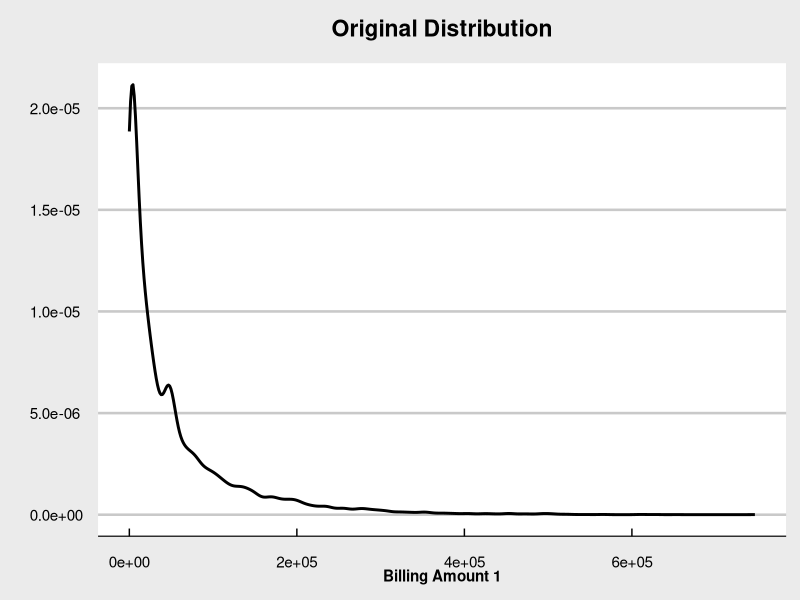
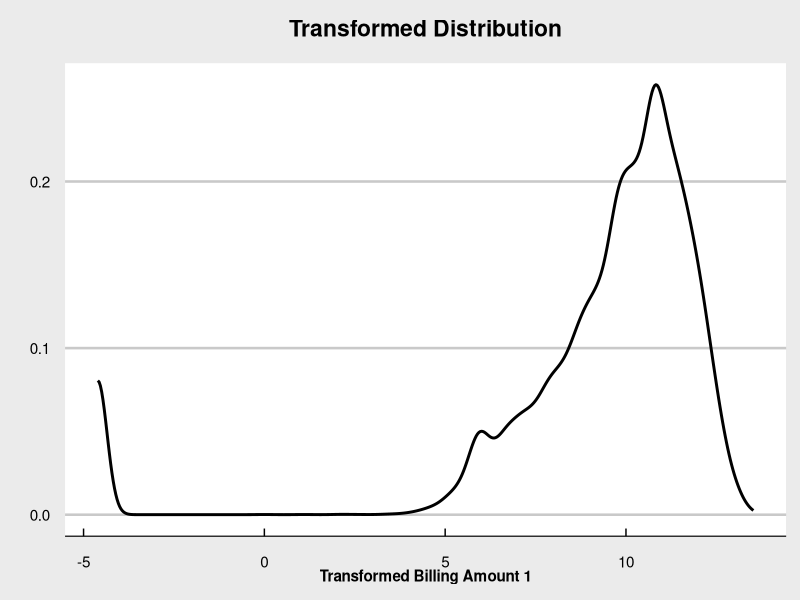
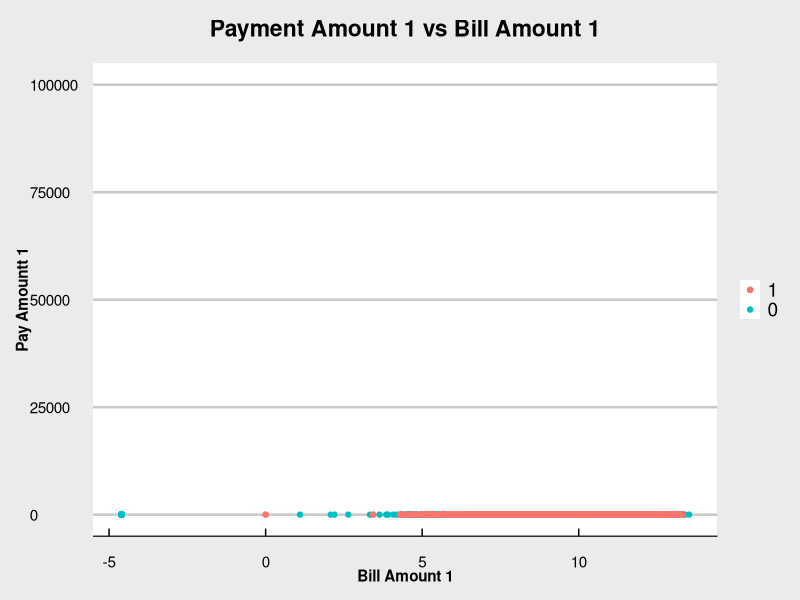
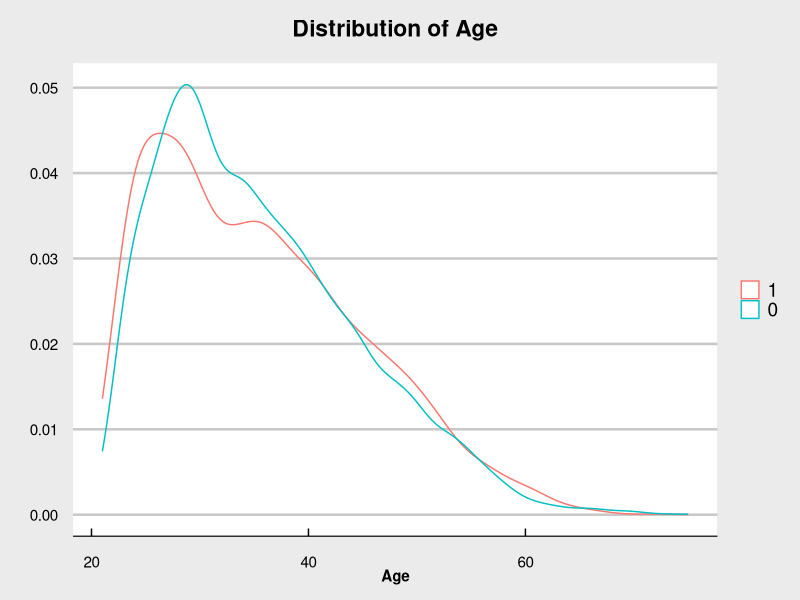

Recreate these plots in R, in order. (Note: this script raises an error after producing the figures.)
## ---- chunk 1
knitr::opts_chunk$set(echo = FALSE)
knitr::opts_chunk$set(fig.height = 3)
library(tidyverse)
library(ggthemes)
library(caret)
library(randomForest)
custom_theme <- theme_economist_white() +
  theme(axis.title.x = element_text(face = "bold"),
        axis.title.y = element_text(face = "bold"),
        plot.title = element_text(hjust = .5, vjust = .5))
set.seed(362)

log_loss <- function(t, pred) {
  pred <- ifelse(pred == 0, exp(-10), pred)
  pred <- ifelse(pred == 1, .99999999999, pred)
  t <- t %>% 
    mutate(default_num = as.numeric(as.character(default)))
  t %>%
    summarise(log_loss = -mean(default_num*log(pred) + (1-default_num)*log(1-pred)))
}
## ---- chunk 2
data_eda <- read_csv("Data/final_train.csv", col_types = "dfffdddddddddddddf") %>%
  mutate(log_limit_bal = log(limit_bal),
         log_age = log(age),
         log_bill_amt1 = ifelse(bill_amt1 > 0, log(bill_amt1), 
                                ifelse(bill_amt1 == 0, log(.01), -log(abs(bill_amt1)))),
         log_bill_amt2 = ifelse(bill_amt2 > 0, log(bill_amt2), 
                                ifelse(bill_amt2 == 0, log(.01), -log(abs(bill_amt2)))),
         log_bill_amt3 = ifelse(bill_amt3 > 0, log(bill_amt3), 
                                ifelse(bill_amt3 == 0, log(.01), -log(abs(bill_amt3)))),
         log_bill_amt4 = ifelse(bill_amt4 > 0, log(bill_amt4), 
                                ifelse(bill_amt4 == 0, log(.01), -log(abs(bill_amt4)))),
         log_bill_amt5 = ifelse(bill_amt5 > 0, log(bill_amt5), 
                                ifelse(bill_amt5 == 0, log(.01), -log(abs(bill_amt5)))),
         log_bill_amt6 = ifelse(bill_amt6 > 0, log(bill_amt6), 
                                ifelse(bill_amt6 == 0, log(.01), -log(abs(bill_amt6)))),
         log_pay_amt1 = ifelse(pay_amt1 != 0, log(pay_amt1), log(.01)),
         log_pay_amt2 = ifelse(pay_amt2 != 0, log(pay_amt2), log(.01)),
         log_pay_amt3 = ifelse(pay_amt3 != 0, log(pay_amt3), log(.01)),
         log_pay_amt4 = ifelse(pay_amt4 != 0, log(pay_amt4), log(.01)),
         log_pay_amt5 = ifelse(pay_amt5 != 0, log(pay_amt5), log(.01)),
         log_pay_amt6 = ifelse(pay_amt6 != 0, log(pay_amt6), log(.01)))
train_eda <- data_eda %>%
  dplyr::sample_frac(.7)
test_eda <- data_eda %>%
  setdiff(train_eda)
## ---- chunk 3
ggplot(train_eda) +
  geom_density(mapping = aes(x = bill_amt1), size = 1) +
  xlab("Billing Amount 1") +
  ylab("") +
  ggtitle("Original Distribution", subtitle = "") +
  custom_theme
ggplot(train_eda) +
  geom_density(mapping = aes(x = log_bill_amt1), size = 1) +
  xlab("Transformed Billing Amount 1") +
  ylab("") +
  ggtitle("Transformed Distribution", subtitle = "") +
  custom_theme
## ---- chunk 4
ggplot(train_eda) +
  geom_point(mapping = aes(x = log_bill_amt1, y = log_pay_amt1, color = default)) +
  geom_point(mapping = aes(x = log_bill_amt1, y = log_pay_amt1, color = default), 
             data = train_eda %>% filter(default == 1)) +
  ggtitle("Payment Amount 1 vs Bill Amount 1", subtitle = " ") +
  xlab("Bill Amount 1") +
  ylab("Pay Amountt 1") +
  ylim(0, 100000) + 
  custom_theme +
  theme(legend.position = "right",
        legend.title = element_blank(),
        legend.spacing.x = unit(.4, "cm"),
        legend.key.size = unit(.5, "cm"),
        axis.title.y = element_text(hjust = .5))
## ---- chunk 5
ggplot(train_eda) +
  geom_density(mapping = aes(age, color = default)) +
  ggtitle("Distribution of Age", subtitle = "") +
  xlab("Age") +
  ylab("") +
  custom_theme +
  theme(legend.position = "right",
        legend.title = element_blank(),
        legend.spacing.x = unit(.4, "cm"),
        legend.key.size = unit(.5, "cm"))
## ---- chunk 6
# Process Train Data for Random Forest
data <- read_csv("Data/final_train.csv", col_types = "dfffdddddddddddddf") %>%
  mutate(log_limit_bal = log(limit_bal),
         log_age = log(age),
         log_bill_amt1 = ifelse(bill_amt1 > 0, log(bill_amt1), 
                                ifelse(bill_amt1 == 0, log(.01), -log(abs(bill_amt1)))),
         log_bill_amt2 = ifelse(bill_amt2 > 0, log(bill_amt2), 
                                ifelse(bill_amt2 == 0, log(.01), -log(abs(bill_amt2)))),
         log_bill_amt3 = ifelse(bill_amt3 > 0, log(bill_amt3), 
                                ifelse(bill_amt3 == 0, log(.01), -log(abs(bill_amt3)))),
         log_bill_amt4 = ifelse(bill_amt4 > 0, log(bill_amt4), 
                                ifelse(bill_amt4 == 0, log(.01), -log(abs(bill_amt4)))),
         log_bill_amt5 = ifelse(bill_amt5 > 0, log(bill_amt5), 
                                ifelse(bill_amt5 == 0, log(.01), -log(abs(bill_amt5)))),
         log_bill_amt6 = ifelse(bill_amt6 > 0, log(bill_amt6), 
                                ifelse(bill_amt6 == 0, log(.01), -log(abs(bill_amt6)))),
         log_pay_amt1 = ifelse(pay_amt1 != 0, log(pay_amt1), log(.01)),
         log_pay_amt2 = ifelse(pay_amt2 != 0, log(pay_amt2), log(.01)),
         log_pay_amt3 = ifelse(pay_amt3 != 0, log(pay_amt3), log(.01)),
         log_pay_amt4 = ifelse(pay_amt4 != 0, log(pay_amt4), log(.01)),
         log_pay_amt5 = ifelse(pay_amt5 != 0, log(pay_amt5), log(.01)),
         log_pay_amt6 = ifelse(pay_amt6 != 0, log(pay_amt6), log(.01))) %>%
  mutate(perc_paid1 = ifelse(log_bill_amt1 != 0, log_pay_amt1/log_bill_amt1, log_pay_amt1/.01),
         perc_paid2 = ifelse(log_bill_amt2 != 0, log_pay_amt2/log_bill_amt2, log_pay_amt1/.01),
         perc_paid3 = ifelse(log_bill_amt3 != 0, log_pay_amt3/log_bill_amt3, log_pay_amt1/.01),
         perc_paid4 = ifelse(log_bill_amt4 != 0, log_pay_amt4/log_bill_amt4, log_pay_amt1/.01),
         perc_paid5 = ifelse(log_bill_amt5 != 0, log_pay_amt5/log_bill_amt5, log_pay_amt1/.01),
         perc_paid6 = ifelse(log_bill_amt6 != 0, log_pay_amt6/log_bill_amt6, log_pay_amt1/.01)) %>%
  mutate(mean_bill = (bill_amt1+bill_amt2+bill_amt3+bill_amt4+bill_amt5+bill_amt6)/6,
         mean_pay = (pay_amt1+pay_amt2+pay_amt3+pay_amt4+pay_amt5+pay_amt6)/6) %>%
  mutate(log_mean_bill = ifelse(mean_bill > 0, log(mean_bill), 
                                ifelse(mean_bill == 0, log(.01), -log(abs(mean_bill)))),
         log_mean_pay = ifelse(mean_pay != 0, log(mean_pay), log(.01))) %>%
  mutate(under_27 = as.factor(ifelse(age < 27, 1, 0)),
         bw_27_40 = as.factor(ifelse(age >= 27 & age < 40, 1, 0)),
         bw_40_55 = as.factor(ifelse(age >= 40 & age < 55, 1, 0)),
         above_55 = as.factor(ifelse(age >= 55, 1, 0))) %>%
  dplyr::select(-age) %>%
  mutate(high_pay = as.factor(ifelse(log(mean_pay) >= 8, 1, 0)),
         low_pay = as.factor(ifelse(log(mean_pay) < 8, 1, 0))) %>%
  mutate(low_limit = as.factor(ifelse(limit_bal < 1.25e5, 1, 0)),
         high_limit = as.factor(ifelse(limit_bal >= 1.25e5, 1, 0))) %>%
  dplyr::select(-mean_bill, -mean_pay) %>%
  mutate(no_bills = as.factor(ifelse(bill_amt1+bill_amt2+bill_amt3+bill_amt4+bill_amt5+bill_amt6 == 0, 1, 0)),
         no_pay = as.factor(ifelse(pay_amt1+pay_amt2+pay_amt3+pay_amt4+pay_amt5+pay_amt6 == 0, 1, 0))) %>%
  dplyr::select(-bill_amt1, -bill_amt2, -bill_amt3, -bill_amt4, -bill_amt5, -bill_amt6,
                -pay_amt1, -pay_amt2, -pay_amt3, -pay_amt4, -pay_amt5, -pay_amt6)

# Process Compete Data for Random Forest
compete <- read_csv("Data/final_compete.csv", col_types = "ddfffddddddddddddd") %>%
  mutate(log_limit_bal = log(limit_bal),
         log_age = log(age),
         log_bill_amt1 = ifelse(bill_amt1 > 0, log(bill_amt1), 
                                ifelse(bill_amt1 == 0, log(.01), -log(abs(bill_amt1)))),
         log_bill_amt2 = ifelse(bill_amt2 > 0, log(bill_amt2), 
                                ifelse(bill_amt2 == 0, log(.01), -log(abs(bill_amt2)))),
         log_bill_amt3 = ifelse(bill_amt3 > 0, log(bill_amt3), 
                                ifelse(bill_amt3 == 0, log(.01), -log(abs(bill_amt3)))),
         log_bill_amt4 = ifelse(bill_amt4 > 0, log(bill_amt4), 
                                ifelse(bill_amt4 == 0, log(.01), -log(abs(bill_amt4)))),
         log_bill_amt5 = ifelse(bill_amt5 > 0, log(bill_amt5), 
                                ifelse(bill_amt5 == 0, log(.01), -log(abs(bill_amt5)))),
         log_bill_amt6 = ifelse(bill_amt6 > 0, log(bill_amt6), 
                                ifelse(bill_amt6 == 0, log(.01), -log(abs(bill_amt6)))),
         log_pay_amt1 = ifelse(pay_amt1 != 0, log(pay_amt1), log(.01)),
         log_pay_amt2 = ifelse(pay_amt2 != 0, log(pay_amt2), log(.01)),
         log_pay_amt3 = ifelse(pay_amt3 != 0, log(pay_amt3), log(.01)),
         log_pay_amt4 = ifelse(pay_amt4 != 0, log(pay_amt4), log(.01)),
         log_pay_amt5 = ifelse(pay_amt5 != 0, log(pay_amt5), log(.01)),
         log_pay_amt6 = ifelse(pay_amt6 != 0, log(pay_amt6), log(.01))) %>%
  mutate(perc_paid1 = ifelse(log_bill_amt1 != 0, log_pay_amt1/log_bill_amt1, log_pay_amt1/.01),
         perc_paid2 = ifelse(log_bill_amt2 != 0, log_pay_amt2/log_bill_amt2, log_pay_amt1/.01),
         perc_paid3 = ifelse(log_bill_amt3 != 0, log_pay_amt3/log_bill_amt3, log_pay_amt1/.01),
         perc_paid4 = ifelse(log_bill_amt4 != 0, log_pay_amt4/log_bill_amt4, log_pay_amt1/.01),
         perc_paid5 = ifelse(log_bill_amt5 != 0, log_pay_amt5/log_bill_amt5, log_pay_amt1/.01),
         perc_paid6 = ifelse(log_bill_amt6 != 0, log_pay_amt6/log_bill_amt6, log_pay_amt1/.01)) %>%
  mutate(mean_bill = (bill_amt1+bill_amt2+bill_amt3+bill_amt4+bill_amt5+bill_amt6)/6,
         mean_pay = (pay_amt1+pay_amt2+pay_amt3+pay_amt4+pay_amt5+pay_amt6)/6) %>%
  mutate(log_mean_bill = ifelse(mean_bill > 0, log(mean_bill), 
                                ifelse(mean_bill == 0, log(.01), -log(abs(mean_bill)))),
         log_mean_pay = ifelse(mean_pay != 0, log(mean_pay), log(.01))) %>%
  mutate(under_27 = as.factor(ifelse(age < 27, 1, 0)),
         bw_27_40 = as.factor(ifelse(age >= 27 & age < 40, 1, 0)),
         bw_40_55 = as.factor(ifelse(age >= 40 & age < 55, 1, 0)),
         above_55 = as.factor(ifelse(age >= 55, 1, 0))) %>%
  dplyr::select(-age) %>%
  mutate(high_pay = as.factor(ifelse(log(mean_pay) >= 8, 1, 0)),
         low_pay = as.factor(ifelse(log(mean_pay) < 8, 1, 0))) %>%
  mutate(low_limit = as.factor(ifelse(limit_bal < 1.25e5, 1, 0)),
         high_limit = as.factor(ifelse(limit_bal >= 1.25e5, 1, 0))) %>%
  dplyr::select(-mean_bill, -mean_pay) %>%
  mutate(no_bills = as.factor(ifelse(bill_amt1+bill_amt2+bill_amt3+bill_amt4+bill_amt5+bill_amt6 == 0, 1, 0)),
         no_pay = as.factor(ifelse(pay_amt1+pay_amt2+pay_amt3+pay_amt4+pay_amt5+pay_amt6 == 0, 1, 0))) %>%
  dplyr::select(-bill_amt1, -bill_amt2, -bill_amt3, -bill_amt4, -bill_amt5, -bill_amt6,
                -pay_amt1, -pay_amt2, -pay_amt3, -pay_amt4, -pay_amt5, -pay_amt6)

# Divide up for CV for RF
train <- data %>%
  sample_frac(.7)
test <- data %>%
  setdiff(train)
train <- train %>%
  filter(!is.infinite(perc_paid3))
test <- test %>%
  filter(!is.infinite(perc_paid3))
trainControl <- trainControl(method = "cv", number = 10)
## ---- chunk 7
model_final_cv_rf <- randomForest(default ~., data = train, mtry = 2, n.trees = 500)
pred_final_rf_cv <- predict(model_final_cv_rf, test, type = "prob")
## ---- chunk 8
importance <- as.data.frame(model_final_cv_rf$importance)
importance <- importance %>%
  mutate(Var = rownames(importance))
ggplot(importance[order(importance$MeanDecreaseGini),]) +
  geom_col(mapping = aes(x = Var, y = MeanDecreaseGini)) +
  ylab("Mean Decrease in Gini Score") +
  xlab("Feature") +
  ggtitle("Variable Importance", subtitle = "") +
  custom_theme +
  theme(axis.text.x = element_text(angle = 60, vjust = .5, size = 9))
## ---- chunk 9
new_train <- train %>% 
  dplyr::select(-no_pay, -no_bills, -high_limit, -low_limit, -low_pay, 
                -high_pay, -above_55, -bw_40_55, -bw_27_40, -under_27)
model_final_cv_rf2 <- randomForest(default ~., data = new_train, mtry = 2, n.trees = 500) # model 3
pred_final_rf_cv2 <- predict(model_final_cv_rf2, test, type = "prob")
## ---- chunk 10
knitr::opts_chunk$set(fig.height = 2)
## ---- chunk 11
ggplot(train_eda) +
  geom_density(mapping = aes(x = limit_bal), size = 1) +
  xlab("Limit Balance") +
  ylab("") +
  ggtitle("Original Distribution", subtitle = "") +
  custom_theme
ggplot(train_eda) +
  geom_density(mapping = aes(x = log_limit_bal), size = 1) +
  xlab("Transformed Limit Balance") +
  ylab("") +
  ggtitle("Transformed Distribution", subtitle = "") +
  custom_theme
## ---- chunk 12
ggplot(train_eda) +
  geom_density(mapping = aes(x = age), size = 1) +
  xlab("Age") +
  ylab("") +
  ggtitle("Original Distribution", subtitle = "") +
  custom_theme
ggplot(train_eda) +
  geom_density(mapping = aes(x = log_age), size = 1) +
  xlab("Transformed Age") +
  ylab("") +
  ggtitle("Transformed Distribution", subtitle = "") +
  custom_theme
## ---- chunk 13
ggplot(train_eda) +
  geom_density(mapping = aes(x = bill_amt1), size = 1) +
  xlab("Billing Amount 1") +
  ylab("") +
  ggtitle("Original Distribution", subtitle = "") +
  custom_theme
ggplot(train_eda) +
  geom_density(mapping = aes(x = log_bill_amt1), size = 1) +
  xlab("Transformed Billing Amount 1") +
  ylab("") +
  ggtitle("Transformed Distribution", subtitle = "") +
  custom_theme
## ---- chunk 14
ggplot(train_eda) +
  geom_density(mapping = aes(x = bill_amt2), size = 1) +
  xlab("Billing Amount 2") +
  ylab("") +
  ggtitle("Original Distribution", subtitle = "") +
  custom_theme
ggplot(train_eda) +
  geom_density(mapping = aes(x = log_bill_amt2), size = 1) +
  xlab("Transformed Billing Amount 2") +
  ylab("") +
  ggtitle("Transformed Distribution", subtitle = "") +
  custom_theme
## ---- chunk 15
ggplot(train_eda) +
  geom_density(mapping = aes(x = bill_amt3), size = 1) +
  xlab("Billing Amount 3") +
  ylab("") +
  ggtitle("Original Distribution", subtitle = "") +
  custom_theme
ggplot(train_eda) +
  geom_density(mapping = aes(x = log_bill_amt3), size = 1) +
  xlab("Transformed Billing Amount 3") +
  ylab("") +
  ggtitle("Transformed Distribution", subtitle = "") +
  custom_theme
## ---- chunk 16
ggplot(train_eda) +
  geom_density(mapping = aes(x = bill_amt4), size = 1) +
  xlab("Billing Amount 4") +
  ylab("") +
  ggtitle("Original Distribution", subtitle = "") +
  custom_theme
ggplot(train_eda) +
  geom_density(mapping = aes(x = log_bill_amt4), size = 1) +
  xlab("Transformed Billing Amount 4") +
  ylab("") +
  ggtitle("Transformed Distribution", subtitle = "") +
  custom_theme
## ---- chunk 17
ggplot(train_eda) +
  geom_density(mapping = aes(x = bill_amt5), size = 1) +
  xlab("Billing Amount 5") +
  ylab("") +
  ggtitle("Original Distribution", subtitle = "") +
  custom_theme
ggplot(train_eda) +
  geom_density(mapping = aes(x = log_bill_amt5), size = 1) +
  xlab("Transformed Billing Amount 5") +
  ylab("") +
  ggtitle("Transformed Distribution", subtitle = "") +
  custom_theme
## ---- chunk 18
ggplot(train_eda) +
  geom_density(mapping = aes(x = bill_amt6), size = 1) +
  xlab("Billing Amount 6") +
  ylab("") +
  ggtitle("Original Distribution", subtitle = "") +
  custom_theme
ggplot(train_eda) +
  geom_density(mapping = aes(x = log_bill_amt6), size = 1) +
  xlab("Transformed Billing Amount 6") +
  ylab("") +
  ggtitle("Transformed Distribution", subtitle = "") +
  custom_theme
## ---- chunk 19
ggplot(train_eda) +
  geom_density(mapping = aes(x = pay_amt1), size = 1) +
  xlab("Payment Amount 1") +
  ylab("") +
  ggtitle("Original Distribution", subtitle = "") +
  custom_theme
ggplot(train_eda) +
  geom_density(mapping = aes(x = log_pay_amt1), size = 1) +
  xlab("Transformed Payment Amount 1") +
  ylab("") +
  ggtitle("Transformed Distribution", subtitle = "") +
  custom_theme
## ---- chunk 20
ggplot(train_eda) +
  geom_density(mapping = aes(x = pay_amt2), size = 1) +
  xlab("Payment Amount 2") +
  ylab("") +
  ggtitle("Original Distribution", subtitle = "") +
  custom_theme
ggplot(train_eda) +
  geom_density(mapping = aes(x = log_pay_amt2), size = 1) +
  xlab("Transformed Payment Amount 2") +
  ylab("") +
  ggtitle("Transformed Distribution", subtitle = "") +
  custom_theme
## ---- chunk 21
ggplot(train_eda) +
  geom_density(mapping = aes(x = pay_amt3), size = 1) +
  xlab("Payment Amount 3") +
  ylab("") +
  ggtitle("Original Distribution", subtitle = "") +
  custom_theme
ggplot(train_eda) +
  geom_density(mapping = aes(x = log_pay_amt3), size = 1) +
  xlab("Transformed Payment Amount 3") +
  ylab("") +
  ggtitle("Transformed Distribution", subtitle = "") +
  custom_theme
## ---- chunk 22
ggplot(train_eda) +
  geom_density(mapping = aes(x = pay_amt4), size = 1) +
  xlab("Payment Amount 4") +
  ylab("") +
  ggtitle("Original Distribution", subtitle = "") +
  custom_theme
ggplot(train_eda) +
  geom_density(mapping = aes(x = log_pay_amt4), size = 1) +
  xlab("Transformed Payment Amount 4") +
  ylab("") +
  ggtitle("Transformed Distribution", subtitle = "") +
  custom_theme
## ---- chunk 23
ggplot(train_eda) +
  geom_density(mapping = aes(x = pay_amt5), size = 1) +
  xlab("Payment Amount 5") +
  ylab("") +
  ggtitle("Original Distribution", subtitle = "") +
  custom_theme
ggplot(train_eda) +
  geom_density(mapping = aes(x = log_pay_amt5), size = 1) +
  xlab("Transformed Payment Amount 5") +
  ylab("") +
  ggtitle("Transformed Distribution", subtitle = "") +
  custom_theme
## ---- chunk 24
ggplot(train_eda) +
  geom_density(mapping = aes(x = pay_amt6), size = 1) +
  xlab("Payment Amount 6") +
  ylab("") +
  ggtitle("Original Distribution", subtitle = "") +
  custom_theme
ggplot(train_eda) +
  geom_density(mapping = aes(x = log_pay_amt6), size = 1) +
  xlab("Transformed Payment Amount 6") +
  ylab("") +
  ggtitle("Transformed Distribution", subtitle = "") +
  custom_theme
